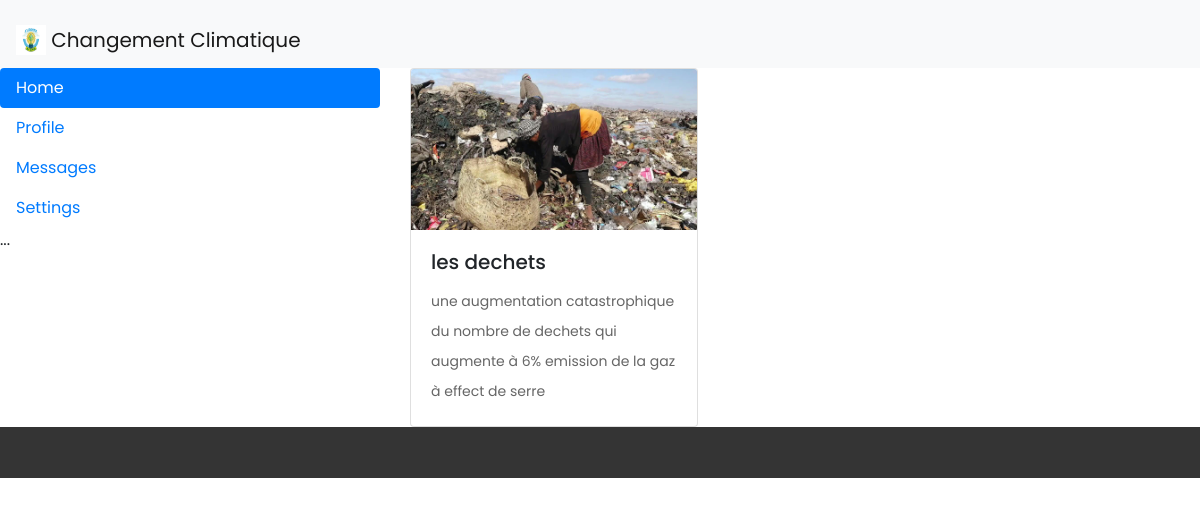
/AWebS6Client/cause-1.html, run on the app's committed database.
### tables this page shows
create table blog(
    idBlog int not null primary key AUTO_INCREMENT,
    categorie varchar(100),
    nomBlog varchar(100),
    descriptionBlog text,
    imageBlog varchar(100)
);

### fonction.php (called while the page is built, shortened)
<?php
     function selectAllBlogById($id){
        $con=mysqli_connect('localhost','root','root','demo');
        $sql = "select * from blog where idBlog=".$id;
        $req =mysqli_query($con,$sql);
        $data= array();
        while($row= mysqli_fetch_assoc($req) ){
            $data[ ]=$row;
        }
        return $data;
     }
?>

### page.php (the view, shortened to what this page needs)
<?php
    include('fonction.php');
    $id=$_GET['id'];
    $data = selectAllBlogById($id);
?>
<!DOCTYPE html>
<html lang="en">
  <head>
    <link href="vendor/bootstrap/css/bootstrap.min.css" rel="stylesheet">
    <link rel="stylesheet" href="assets/css/fontawesome.css">
    <link rel="stylesheet" href="assets/css/style.css">
    <link rel="stylesheet" href="assets/css/owl.css">
  </head>
  <body>
    <nav class="navbar navbar-light bg-light">
      <a class="navbar-brand" href="#">
        <img src="image/logo.jpg" width="30" height="30" class="d-inline-block align-top" alt="">
         Changement Climatique
      </a>
    </nav>
<div class="row">
    <div class="col-4">
      <div class="nav flex-column nav-pills" id="v-pills-tab" role="tablist" aria-orientation="vertical">
        <a class="nav-link active" id="v-pills-home-tab" data-toggle="pill" href="#v-pills-home" role="tab" aria-controls="v-pills-home" aria-selected="true">Home</a>
        <a class="nav-link" id="v-pills-profile-tab" data-toggle="pill" href="#v-pills-profile" role="tab" aria-controls="v-pills-profile" aria-selected="false">Profile</a>
        <a class="nav-link" id="v-pills-messages-tab" data-toggle="pill" href="#v-pills-messages" role="tab" aria-controls="v-pills-messages" aria-selected="false">Messages</a>
        <a class="nav-link" id="v-pills-settings-tab" data-toggle="pill" href="#v-pills-settings" role="tab" aria-controls="v-pills-settings" aria-selected="false">Settings</a>
      </div>
      <div class="tab-content" id="v-pills-tabContent">
          <div class="tab-pane fade show active" id="v-pills-home" role="tabpanel" aria-labelledby="v-pills-home-tab">...</div>
      </div>
    </div>
    <div class="col-6">
<?php   for($i=0;$i < count($data) ; $i++){ ?>
  <div class="card" style="width: 18rem;">
  <img class="card-img-top" src="image/<?php echo $data[$i]['imageBlog']?>" alt="Card image cap">
  <div class="card-body">
    <h5 class="card-title"><?php echo $data[$i]['nomBlog']?></h5>
    <p class="card-text"> <?php echo $data[$i]['descriptionBlog']?></p>
  </div>
</div>
  <?php }?>
    </div>
</div>
<div class="sub-footer">
      <div class="container">
        <div class="row">
          <div class="col-md-12">
          </div>
        </div>
      </div>
    </div>
  </body>
</html>

### assets/css/style.css (style rules this page uses)
body { font-family: 'Poppins', sans-serif; overflow-x: hidden; text-rendering: optimizeLegibility; -webkit-font-smoothing: antialiased; -moz-osx-font-smoothing: grayscale; }
p { margin-bottom: 0px; font-size: 14px; color: #666666; line-height: 30px; }
a { text-decoration: none!important; }
h1,h2,h3,h4,h5,h6 { margin: 0px; }
.navbar .navbar-brand { float: left; margin-top: 12px; outline: none; }
*, *:before, *:after { -webkit-box-sizing: border-box; box-sizing: border-box; -webkit-font-smoothing: antialiased; -moz-osx-font-smoothing: grayscale; }
.sub-footer { background-color: #343434; text-align: center; padding: 25px 0px; }

### data on the page
blog: imageBlog (picture), nomBlog "les dechets", descriptionBlog "une augmentation catastrophique du nombre de dechets qui augmente à 6% emission de la gaz à effect de serre"
